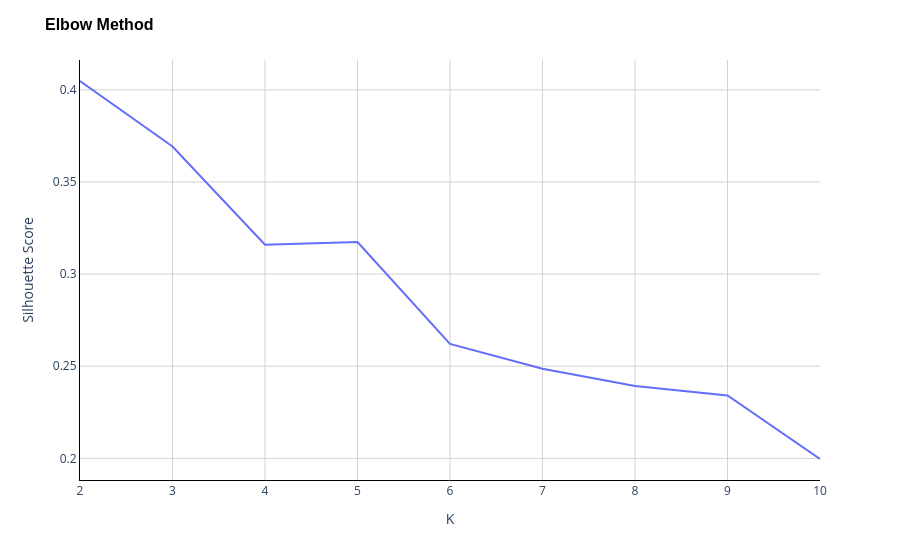

Notebook code cell kept with this figure:
### Markdown cell above
Podemos ver que los resultados encontrados en ambos casos difieren. Es por eso que, para algoritmos que depedenden de las distancias de las observaciones, como los algoritmos jerárquicos, es mejor normalizar las variables primero.

Ya habiendo normalizado los datos, buscamos el valor de $k$ óptimo (i.e., la cantidad óptima de clusters para nuestro problema). Para hacer esto, ajustamos varios modelos con distintos valores de $k$. El valor óptimo es aquel que genera la mayor reducción en la dispersión total intra-grupo (i.e., es el valor de $k$ que mayor caída en la dispersión intra-grupo genera cuando pasamos de $k-1$ a $k$).

### Code cell
scores = []
for k in np.arange(2, 11):
    tree = AgglomerativeClustering(n_clusters=k, linkage='complete')
    labels = tree.fit_predict(df_scaled)
    score = silhouette_score(df_scaled, labels)
    scores.append(score)

optimal_k = np.argmax(np.diff(scores)) + 2

figure = px.line(
    x=np.arange(2, 11),
    y=scores
)
figure.update_layout(
    title='Elbow Method',
    title_font=dict(size=16, family='Arial', color='black', weight='bold'),
    xaxis_title='K',
    yaxis_title='Silhouette Score',
    plot_bgcolor='white',
    yaxis=dict(showgrid=True, gridcolor='LightGray', showline=True, linecolor='Black', zeroline=True, zerolinecolor='LightGray'),
    xaxis=dict(showgrid=True, gridcolor='LightGray', showline=True, linecolor='Black', zeroline=True, zerolinecolor='LightGray'),
)
figure.show()

### Figure 1 — Plotly figure (JSON) as saved in the notebook; plotly's stock layout.template omitted (floating-point values rounded to 4 significant figures)
{"data": [{"hovertemplate": "x=%{x}<br>y=%{y}<extra></extra>", "legendgroup": "", "line": {"color": "#636efa", "dash": "solid"}, "marker": {"symbol": "circle"}, "mode": "lines", "name": "", "orientation": "v", "showlegend": false, "type": "scatter", "x": [2, 3, 4, 5, 6, 7, 8, 9, 10], "xaxis": "x", "y": [0.4048, 0.3692, 0.316, 0.3174, 0.2621, 0.2486, 0.2393, 0.2341, 0.1996], "yaxis": "y"}], "layout": {"legend": {"tracegroupgap": 0}, "margin": {"t": 60}, "plot_bgcolor": "white", "title": {"font": {"color": "black", "family": "Arial", "size": 16, "weight": "bold"}, "text": "Elbow Method"}, "xaxis": {"anchor": "y", "domain": [0, 1], "gridcolor": "LightGray", "linecolor": "Black", "showgrid": true, "showline": true, "title": {"text": "K"}, "zeroline": true, "zerolinecolor": "LightGray"}, "yaxis": {"anchor": "x", "domain": [0, 1], "gridcolor": "LightGray", "linecolor": "Black", "showgrid": true, "showline": true, "title": {"text": "Silhouette Score"}, "zeroline": true, "zerolinecolor": "LightGray"}}}
